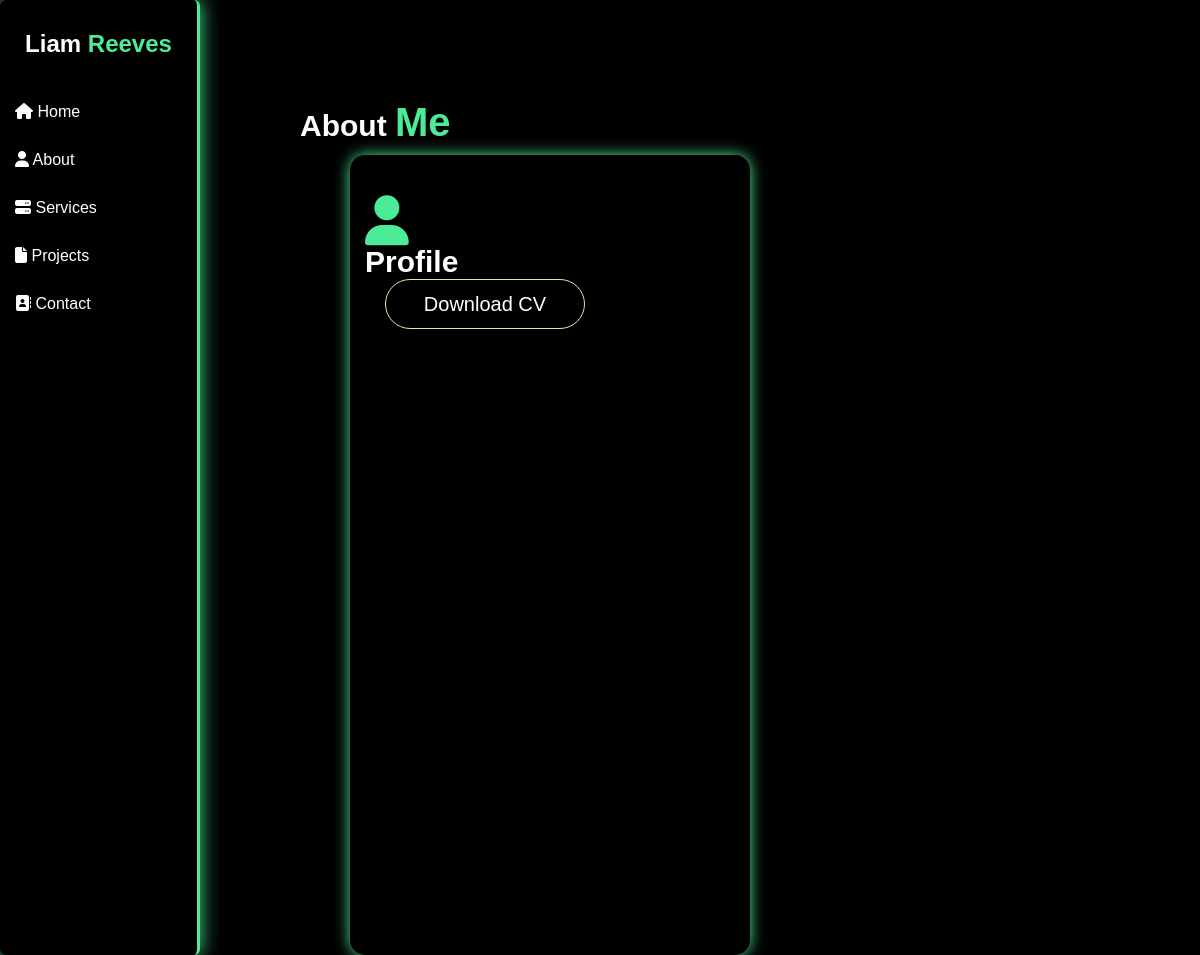
Page /about/ on the earlier database version.
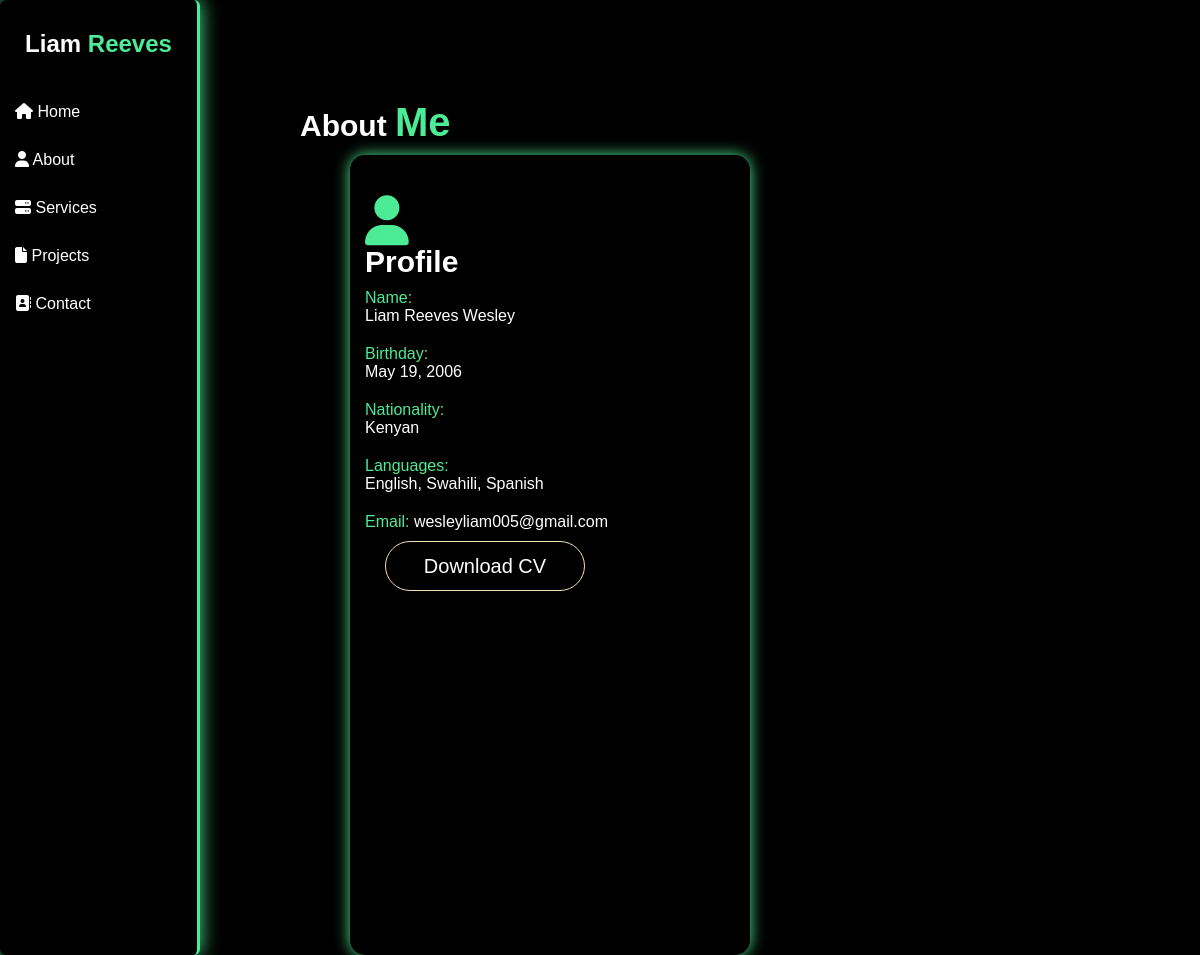
Same page on the later database version.
### interface/models.py (models this page shows, shortened)
class Profile(models.Model):
    name=models.CharField(max_length=64)
    birthday=models.DateField(max_length=100)
    nationality=models.CharField(max_length=64)
    languages=models.CharField(max_length=100)
    email=models.EmailField(max_length=100)

### interface/views.py (the view)
# urls.py: path('about/', views.about, name='about'),
def about(request):
    context = {'profile': Profile.objects.all()}
    context['education'] = Education.objects.all()
    return render(request, "about.html", context)

### interface/templates/about.html (shortened to what this page needs)
{% extends 'layout.html' %}
{% load static %}
{% block body %}
<link rel="stylesheet" href="{% static 'css/about.css' %}">
<section id="about-section">
    <div class="about">
        <h1>About <span>Me</span></h1>
        <div class="profile_section">
            <div class="profile_card">
                <i class="fa-solid fa-user"></i>   <h3>Profile</h3>
                {% for profile in profile%}
                <p><span>Name: </span> <br> {{profile.name}}</p>
                <p><span>Birthday: </span> <br> {{profile.birthday}}</p>
                <p><span>Nationality: </span> <br>{{profile.nationality}}</p>
                <p><span>Languages: </span> <br> {{profile.languages}}</p>
                <p><span>Email: </span> {{profile.email}}</p>
                {% endfor %}
                    <button onclick="downloadCV()">Download CV</button>
            </div>
        </div>
    </div>
</section>
{% endblock%}

### interface/templates/layout.html (shortened to what this page needs)
{% load static %}
<!DOCTYPE html>
<html lang="en">
<head>
    <link rel="stylesheet" href="{% static 'css/interface.css' %}">
</head>
<body >
  <div class="wrapper">
    <div class="sidebar">
      <h2>Liam <span>Reeves</span></h2>
      <ul>
        <li><a href="{% url 'index' %}"><i class="fa-solid fa-house"></i>  Home</a></li>
        <li><a href="{% url 'about' %}"><i class="fa-solid fa-user"></i>  About</a></li>
        <li><a href="{% url 'services' %}"><i class="fa-solid fa-server"></i>  Services</a></li>
        <li><a href="{% url 'projects' %}"><i class="fa-solid fa-file"></i>  Projects</a></li>
        <li><a href="{% url 'contact' %}"><i class="fa-solid fa-address-book"></i>  Contact</a></li>
      </ul>
      <div class="social-icons">
                          <i class="fa-brands fa-instagram"></i>
                          <i class="fa-brands fa-x-twitter"></i>
                        <i class="fa-brands fa-github"></i>
                        <i class="fa-brands fa-linkedin"></i>
                        <i class="fa-brands fa-youtube"></i>
              </div>
    </div>
  </div>
{% block body %}
{% endblock %}
</body>
</html>

### static/css/interface.css (style rules this page uses)
* { margin: 0; padding: 0; box-sizing: border-box; font-family: 'Raleway', sans-serif; list-style: none; text-decoration: none; }
body { background-color: #000; }
html { scroll-behavior: smooth; }
.wrapper { display: flex; position: relative; }
.wrapper .sidebar { position: fixed; width: 200px; height: 100%; padding-bottom: 200px; border-right: #4ceb95 3px solid; box-shadow: 0px 0px 20px #4ceb95; border-radius: 6px; background: #000; padding: 30px 0; }
.wrapper .sidebar h2 { color: #fff; text-align: center; margin-bottom: 30px; }
.wrapper .sidebar ul li { padding: 15px; }
.wrapper .sidebar ul li a { color: #fff; display: block; transform: translate(X); }
.wrapper .sidebar h2 span { color: #4ceb95; }

### static/css/about.css (style rules this page uses)
p { color: #fff; }
#about-section { margin-top: 100px; margin-left: 300px; }
.about h1 { font-size: 30px; color: white; }
.about h1 span { font-size: 40px; color:#4ceb95; }
.profile_section { display: flex; margin-top: 10px; }
.profile_card h3 { font-size: 30px; color: #fff; }
.profile_card p { padding-top: 10px; padding-bottom: 10px; color: #fff; }
.profile_card i { font-size: 50px; color: #4ceb95; }
.profile_card { background: black; width: 400px; height: 800px; margin-left: 50px; padding: 40px 15px; text-align: left; justify-content: space-between; align-items: center; border: none; border-radius: 15px; box-shadow: 0px 0px 15px #4ceb95; transition: transform 0.5s ,ease-in-out 0.3s, color 0.3s; }
.profile_card p span { color:#4ceb95; }
.profile_card button { margin-left: 20px; align-items: center; width: 200px; height: 50px; text-align: center; font-size: 20px; background: black; border: 0.5px solid wheat; color: #fff; border-radius: 25px; transition: transform 0.5s ease-in , color 0.3s; }

Differences in the rows shown:
added Profile: name "Liam Reeves Wesley", birthday "May 19, 2006", nationality "Kenyan", languages "English, Swahili, Spanish", email "wesleyliam005@gmail.com"
